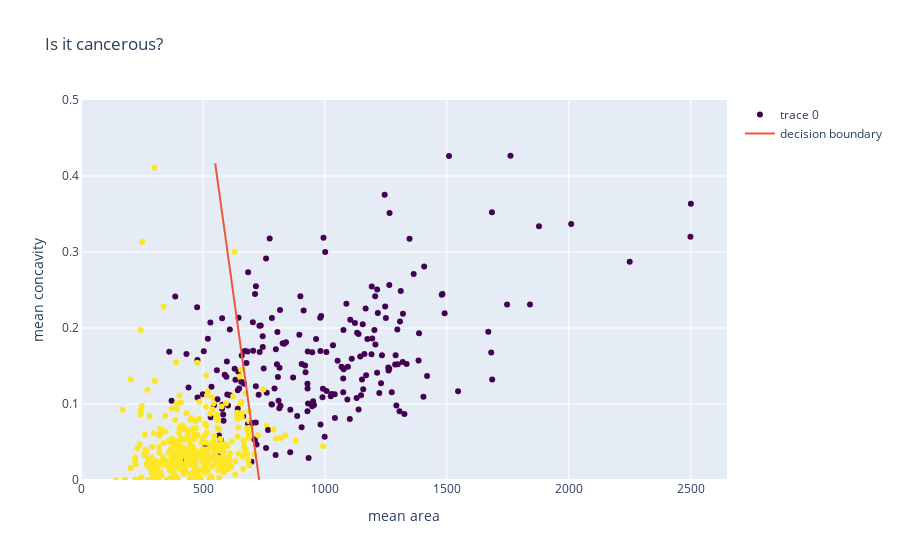

The cell this chart's notebook holds for it:
### Markdown cell above
Now let's use a perceptron to make predictions with our breast cancer cell dataset.

### Code cell
import plotly.graph_objects as go
cancer_json = "https://raw.githubusercontent.com/jigsawlabs-student/neural-nets-from-scratch/master/1-single-neurons/1-neuron-hypothesis-fn/1-hypothesis-fn/cancer_logistic.json"
fig_dict = dict(pd.read_json(cancer_json, typ = 'dict'))
go.Figure(fig_dict)

### Figure 1 — Plotly figure (JSON) as saved in the notebook; plotly's stock layout.template omitted (floating-point values rounded to 4 significant figures; data arrays with more than 128 entries replaced by an {"elided": "..."} marker saying what was removed)
{"data": [{"hovertext": {"elided": "569 str values"}, "marker": {"color": {"elided": "569 int values"}, "colorscale": [[0, "#440154"], [0.1111, "#482878"], [0.2222, "#3e4989"], [0.3333, "#31688e"], [0.4444, "#26828e"], [0.5556, "#1f9e89"], [0.6667, "#35b779"], [0.7778, "#6ece58"], [0.8889, "#b5de2b"], [1, "#fde725"]]}, "mode": "markers", "type": "scatter", "x": {"elided": "569 float values"}, "y": {"elided": "569 float values"}}, {"mode": "lines", "name": "decision boundary", "type": "scatter", "x": [550, 600, 650, 700, 750], "y": [0.4166, 0.3011, 0.1856, 0.0701, -0.04534]}], "layout": {"autosize": true, "title": {"text": "Is it cancerous?"}, "xaxis": {"autorange": true, "range": [-8.971, 2653.0], "title": {"text": "mean area"}, "type": "linear"}, "yaxis": {"range": [0, 0.5], "title": {"text": "mean concavity"}, "type": "linear"}}}
